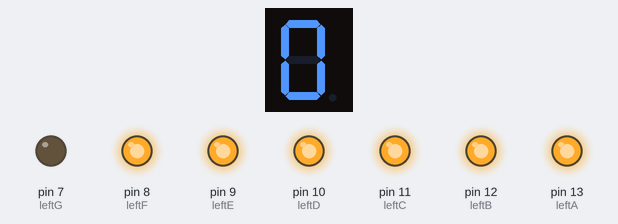
A sketch run on a simulated Arduino Uno, built with avr-gcc and run on an emulated ATmega328P. Parts: 1-digit seven-segment display, output pins drawn as LEDs (lit = HIGH). Wiring (inferred from the names in the program): 1-digit 7-segment display, segments lit when HIGH: segments pin 6, pin 5, pin 4, pin 3, pin 2, pin 1, pin 0. The segment pins are drawn as the display they are named for; pins used as bus, display or sensor lines are not drawn.

Above: at 0.1 s.
At 2.1 s:
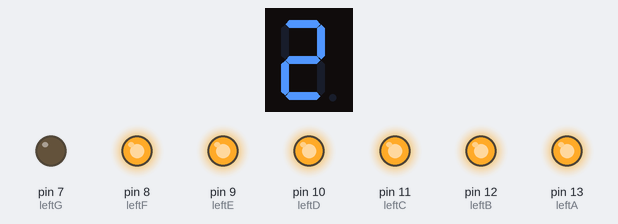
At 7.6 s:
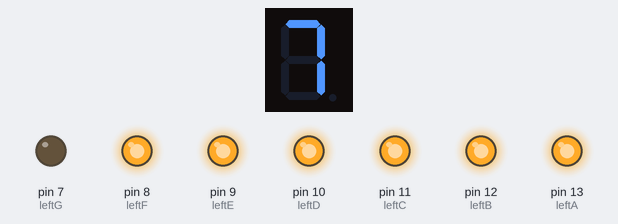
At 12.6 s:
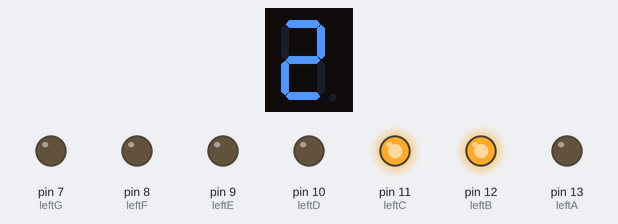
At 23.6 s:
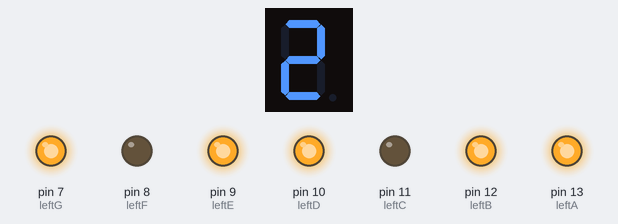
At 34.1 s:
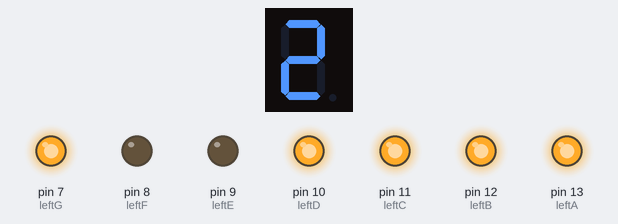
Timing chart, 0 to 35.6 s (numbered marks = the images above):
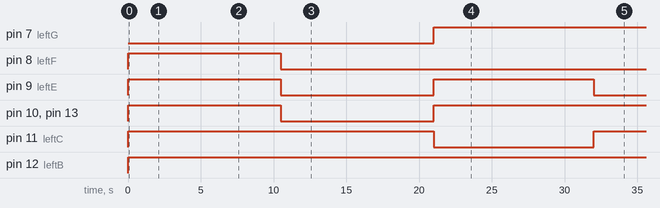

Measured:
- by itself, pin 7 (leftG): LOW → HIGH at 21.0 s
- by itself, pin 8 (leftF): LOW → HIGH at 0.00 s, → LOW 10.5 s later
- by itself, pin 9 (leftE): alternates HIGH for 10.8 s and LOW for 10.5 s
- by itself, pin 10 (leftD), pin 13 (leftA): LOW → HIGH at 0.00 s, → LOW 10.5 s later, → HIGH 10.5 s later
- by itself, pin 11 (leftC): LOW → HIGH at 0.00 s, → LOW 21.0 s later, → HIGH 11.0 s later
- by itself, pin 12 (leftB): LOW → HIGH at 0.00 s
- what the display in image 1 shows lasts 1.5 s, from 2.0 s to 3.5 s

The sketch:

sevenSegmentDisplayCountSecondsOfClock.ino
```cpp
int leftA = 13;
int leftB = 12;
int leftC = 11;
int leftD = 10;
int leftE = 9;
int leftF = 8;
int leftG = 7;

int rightA = 6;
int rightB = 5;
int rightC = 4;
int rightD = 3;
int rightE = 2;
int rightF = 1;
int rightG = 0;

//leftA,leftB,leftC,leftD,leftE,leftF,leftG
//rightA,rightB,rightC,rightD,rightE,rightF,rightG
void setup() {
  pinMode(leftA, OUTPUT);
  pinMode(leftB, OUTPUT);
  pinMode(leftC, OUTPUT);
  pinMode(leftD, OUTPUT);
  pinMode(leftE, OUTPUT);
  pinMode(leftF, OUTPUT);
  pinMode(leftG, OUTPUT);

  pinMode(rightA, OUTPUT);
  pinMode(rightB, OUTPUT);
  pinMode(rightC, OUTPUT);
  pinMode(rightD, OUTPUT);
  pinMode(rightE, OUTPUT);
  pinMode(rightF, OUTPUT);
  pinMode(rightG, OUTPUT);
}
/***
   00
   01
   02
   03
   04

   59
*/
void loop() {


  for (int i = 0; i < 6; i++) {

    if (i == 0) {
      printZero(leftA, leftB, leftC, leftD, leftE, leftF, leftG);
    } else if (i == 1) {
      printOne(leftA, leftB, leftC, leftD, leftE, leftF, leftG);
    } else if (i == 2) {
      printTwo(leftA, leftB, leftC, leftD, leftE, leftF, leftG);
    } else if (i == 3) {
      printThree(leftA, leftB, leftC, leftD, leftE, leftF, leftG);
    } else if (i == 4) {
      printFour(leftA, leftB, leftC, leftD, leftE, leftF, leftG);
    } else if (i == 5) {
      printFive(leftA, leftB, leftC, leftD, leftE, leftF, leftG);
    }

    for (int j = 0; j < 10; j++) {
      if (j == 0) {
        printZero(rightA, rightB, rightC, rightD, rightE, rightF, rightG);
      } else if (j == 1) {
        printOne(rightA, rightB, rightC, rightD, rightE, rightF, rightG);
      } else if (j == 2) {
        printTwo(rightA, rightB, rightC, rightD, rightE, rightF, rightG);
      } else if (j == 3) {
        printThree(rightA, rightB, rightC, rightD, rightE, rightF, rightG);
      } else if (j == 4) {
        printFour(rightA, rightB, rightC, rightD, rightE, rightF, rightG);
      } else if (j == 5) {
        printFive(rightA, rightB, rightC, rightD, rightE, rightF, rightG);
      } else if (j == 6) {
        printSix(rightA, rightB, rightC, rightD, rightE, rightF, rightG);
      } else if (j == 7) {
        printSeven(rightA, rightB, rightC, rightD, rightE, rightF, rightG);
      } else if (j == 8) {
        printEight(rightA, rightB, rightC, rightD, rightE, rightF, rightG);
      } else if (j == 9) {
        printNine(rightA, rightB, rightC, rightD, rightE, rightF, rightG);
      }
      delay(1000);
    }
  }


  /***
    //0
    printZero(leftA, leftB, leftC, leftD, leftE, leftF, leftG);
    delay(500);
    //1
    printOne(leftA, leftB, leftC, leftD, leftE, leftF, leftG);
    delay(500);
    //2
    printTwo(leftA, leftB, leftC, leftD, leftE, leftF, leftG);
    delay(500);
    //3
    printThree(leftA, leftB, leftC, leftD, leftE, leftF, leftG);
    delay(500);
    //4
    printFour(leftA, leftB, leftC, leftD, leftE, leftF, leftG);
    delay(500);
    //5
    printFive(leftA, leftB, leftC, leftD, leftE, leftF, leftG);
    delay(500);
    //6
    printSix(leftA, leftB, leftC, leftD, leftE, leftF, leftG);
    delay(500);
    //7
    printSeven(leftA, leftB, leftC, leftD, leftE, leftF, leftG);
    delay(500);
    //8
    printEight(leftA, leftB, leftC, leftD, leftE, leftF, leftG);
    delay(500);
    //9
    printNine(rightA, rightB, rightC, rightD, rightE, rightF, rightG) ;
    delay(500);
  */
}

void printZero(int a, int b, int c, int d, int e, int f, int g) {
  //0
  digitalWrite(a, HIGH);
  digitalWrite(b, HIGH);
  digitalWrite(c, HIGH);
  digitalWrite(d, HIGH);
  digitalWrite(e, HIGH);
  digitalWrite(f, HIGH);
  digitalWrite(g, LOW);
}

void printOne(int a, int b, int c, int d, int e, int f, int g) {
  //1
  digitalWrite(a, LOW);
  digitalWrite(b, HIGH);
  digitalWrite(c, HIGH);
  digitalWrite(d, LOW);
  digitalWrite(e, LOW);
  digitalWrite(f, LOW);
  digitalWrite(g, LOW);
}
void printTwo(int a, int b, int c, int d, int e, int f, int g) {
  //2
  digitalWrite(a, HIGH);
  digitalWrite(b, HIGH);
  digitalWrite(c, LOW);
  digitalWrite(d, HIGH);
  digitalWrite(e, HIGH);
  digitalWrite(f, LOW);
  digitalWrite(g, HIGH);
  delay(500);
}
void printThree(int a, int b, int c, int d, int e, int f, int g) {
  //3
  digitalWrite(a, HIGH);
  digitalWrite(b, HIGH);
  digitalWrite(c, HIGH);
  digitalWrite(d, HIGH);
  digitalWrite(e, LOW);
  digitalWrite(f, LOW);
  digitalWrite(g, HIGH);
}
void printFour(int a, int b, int c, int d, int e, int f, int g) {
  //4
  digitalWrite(a, LOW);
  digitalWrite(b, HIGH);
  digitalWrite(c, HIGH);
  digitalWrite(d, LOW);
  digitalWrite(e, LOW);
  digitalWrite(f, HIGH);
  digitalWrite(g, HIGH);
}
void printFive(int a, int b, int c, int d, int e, int f, int g) {
  //5
  digitalWrite(a, HIGH);
  digitalWrite(b, LOW);
  digitalWrite(c, HIGH);
  digitalWrite(d, HIGH);
  digitalWrite(e, LOW);
  digitalWrite(f, HIGH);
  digitalWrite(g, HIGH);
}
void printSix(int a, int b, int c, int d, int e, int f, int g) {
  //6
  digitalWrite(a, HIGH);
  digitalWrite(b, LOW);
  digitalWrite(c, HIGH);
  digitalWrite(d, HIGH);
  digitalWrite(e, HIGH);
  digitalWrite(f, HIGH);
  digitalWrite(g, HIGH);
}
void printSeven(int a, int b, int c, int d, int e, int f, int g) {
  //7
  digitalWrite(a, HIGH);
  digitalWrite(b, HIGH);
  digitalWrite(c, HIGH);
  digitalWrite(d, LOW);
  digitalWrite(e, LOW);
  digitalWrite(f, LOW);
  digitalWrite(g, LOW);
}
void printEight(int a, int b, int c, int d, int e, int f, int g) {
  //8
  digitalWrite(a, HIGH);
  digitalWrite(b, HIGH);
  digitalWrite(c, HIGH);
  digitalWrite(d, HIGH);
  digitalWrite(e, HIGH);
  digitalWrite(f, HIGH);
  digitalWrite(g, HIGH);
}
void printNine(int a, int b, int c, int d, int e, int f, int g) {
  //9
  digitalWrite(a, HIGH);
  digitalWrite(b, HIGH);
  digitalWrite(c, HIGH);
  digitalWrite(d, HIGH);
  digitalWrite(e, LOW);
  digitalWrite(f, HIGH);
  digitalWrite(g, HIGH);
}
```
